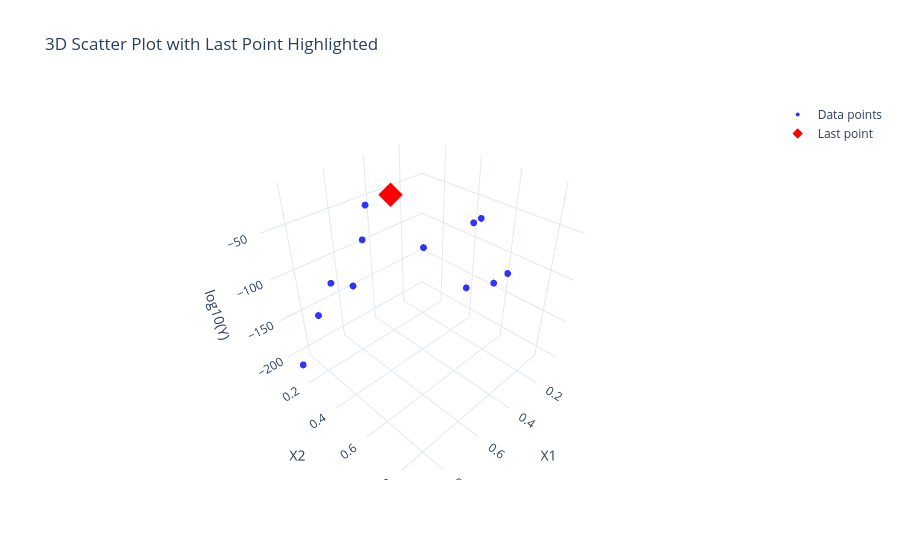

Here is the notebook cell this chart was saved with:
### Code cell
# ==========================================
# Your existing data
# X should have shape (n_samples, 2)
# y should have shape (n_samples,)
# ==========================================

# Example
X = np.load('function_1/initial_inputs.npy')
y = np.load('function_1/initial_outputs.npy')
X = np.vstack([X, [0.776414, 0.503573], 
               [0.807341, 0.333940],
               [0.729278, 0.453659],
               [0.527266, 0.206204],
               [0.201714, 0.543530],
               [0.740095, 0.811547],
               [0.324594, 0.625493],
               [0.237314, 0.368713],
               [0.872321, 0.112901],
               [0.175202, 0.299072],
               [0.368634, 0.177062]])

y = np.append(y, [4.7375798129026724e-27, 
                  2.7523543783915092e-83,
                  -4.753882395112984e-29,
                  3.34978523495855e-41,
                  -1.6854734804873104e-45,
                  -3.0303239460452828e-33,
                  8.030375202598981e-37,
                  -7.67894983993911e-27,
                  2.6127538278137392e-208,
                  -4.7017274366237273e-54,
                  1.7428722941557693e-44])

# Log of y (base 10)
log_y = np.log10(y)

# Create the 3D scatter plot
# Plot all points except the last one
# Create figure
fig = go.Figure()

fig.add_trace(
    go.Scatter3d(
        x=X[:-1, 0],
        y=X[:-1, 1],
        z=log_y[:-1],
        mode="markers",
        marker=dict(
            size=4,
            color="blue",
            opacity=0.8,
        ),
        name="Data points",
    )
)

# Plot the last point with a different color
fig.add_trace(
    go.Scatter3d(
        x=[X[-1, 0]],
        y=[X[-1, 1]],
        z=[log_y[-1]],
        mode="markers",
        marker=dict(
            size=8,
            color="red",
            symbol="diamond",
        ),
        name="Last point",
    )
)

# Layout
fig.update_layout(
    title="3D Scatter Plot with Last Point Highlighted",
    scene=dict(
        xaxis_title="X1",
        yaxis_title="X2",
        zaxis_title="log10(Y)",
    ),
    template="plotly_white",
)

fig.show()

### Figure 1 — Plotly figure (JSON) as saved in the notebook; plotly's stock layout.template omitted (floating-point values rounded to 4 significant figures)
{"data": [{"marker": {"color": "blue", "opacity": 0.8, "size": 4}, "mode": "markers", "name": "Data points", "type": "scatter3d", "x": [0.3194, 0.5743, 0.731, 0.8404, 0.6501, 0.4104, 0.3127, 0.6834, 0.08251, 0.8839, 0.7764, 0.8073, 0.7293, 0.5273, 0.2017, 0.7401, 0.3246, 0.2373, 0.8723, 0.1752], "y": [0.763, 0.8799, 0.733, 0.2647, 0.6815, 0.1476, 0.07872, 0.8611, 0.4035, 0.5823, 0.5036, 0.3339, 0.4537, 0.2062, 0.5435, 0.8115, 0.6255, 0.3687, 0.1129, 0.2991], "z": [-78.88, -45.99, -15.11, -123.5, NaN, NaN, NaN, -39.6, -80.44, -47.21, -26.32, -82.56, NaN, -40.47, NaN, NaN, -36.1, NaN, -207.6, NaN]}, {"marker": {"color": "red", "size": 8, "symbol": "diamond"}, "mode": "markers", "name": "Last point", "type": "scatter3d", "x": [0.3686], "y": [0.1771], "z": [-43.76]}], "layout": {"scene": {"xaxis": {"title": {"text": "X1"}}, "yaxis": {"title": {"text": "X2"}}, "zaxis": {"title": {"text": "log10(Y)"}}}, "title": {"text": "3D Scatter Plot with Last Point Highlighted"}}}
